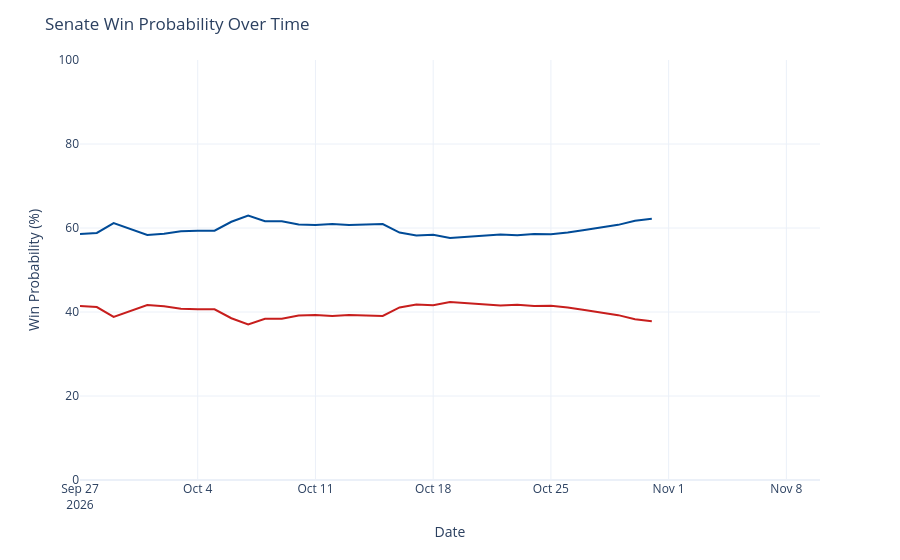

The notebook cell saved with this chart:
### Code cell
chance_over_time = output_ts[(output_ts['geo'] == 'US Senate') &
                             (output_ts['type'] == 'chance')]
chance_over_time['rep_chance'] = chance_over_time['y'].map(lambda x: 100 - x)
chance_over_time = chance_over_time.rename({'y': 'Democrats', 'rep_chance': 'Republicans'}, axis=1)
chance_time_ser = px.line(chance_over_time, x='date', y=['Democrats', 'Republicans'], template='plotly_white',
                         color_discrete_map={'Democrats': '#004b97', 'Republicans': '#c71e1d'},)
chance_time_ser.update_traces(hovertemplate="%{y:.1f}%")
chance_time_ser.update_layout(
    xaxis=dict(range=[pd.to_datetime('2026-09-27'), pd.to_datetime('2026-11-10')]),
    yaxis=dict(range=[0, 100]),
    xaxis_title='Date',
    yaxis_title='Win Probability (%)',
    title=dict(text="Senate Win Probability Over Time"),
    hovermode="x",
    showlegend=False
)
chance_time_ser

### Figure 1 — Plotly figure (JSON) as saved in the notebook; plotly's stock layout.template omitted (floating-point values rounded to 4 significant figures)
{"data": [{"hovertemplate": "%{y:.1f}%", "legendgroup": "Democrats", "line": {"color": "#004b97", "dash": "solid"}, "marker": {"symbol": "circle"}, "mode": "lines", "name": "Democrats", "orientation": "v", "showlegend": true, "type": "scatter", "x": ["2026-09-27", "2026-09-28", "2026-09-29", "2026-09-30", "2026-10-01", "2026-10-02", "2026-10-03", "2026-10-04", "2026-10-05", "2026-10-06", "2026-10-07", "2026-10-08", "2026-10-09", "2026-10-10", "2026-10-11", "2026-10-12", "2026-10-13", "2026-10-15", "2026-10-16", "2026-10-17", "2026-10-18", "2026-10-19", "2026-10-20", "2026-10-21", "2026-10-22", "2026-10-23", "2026-10-24", "2026-10-25", "2026-10-26", "2026-10-27", "2026-10-29", "2026-10-30", "2026-10-31"], "xaxis": "x", "y": [58.6, 58.83, 61.17, 59.8, 58.36, 58.64, 59.21, 59.34, 59.36, 61.49, 62.99, 61.61, 61.59, 60.85, 60.69, 60.92, 60.74, 60.95, 58.91, 58.21, 58.41, 57.61, 57.88, 58.25, 58.48, 58.3, 58.59, 58.54, 58.91, 59.54, 60.75, 61.7, 62.2], "yaxis": "y"}, {"hovertemplate": "%{y:.1f}%", "legendgroup": "Republicans", "line": {"color": "#c71e1d", "dash": "solid"}, "marker": {"symbol": "circle"}, "mode": "lines", "name": "Republicans", "orientation": "v", "showlegend": true, "type": "scatter", "x": ["2026-09-27", "2026-09-28", "2026-09-29", "2026-09-30", "2026-10-01", "2026-10-02", "2026-10-03", "2026-10-04", "2026-10-05", "2026-10-06", "2026-10-07", "2026-10-08", "2026-10-09", "2026-10-10", "2026-10-11", "2026-10-12", "2026-10-13", "2026-10-15", "2026-10-16", "2026-10-17", "2026-10-18", "2026-10-19", "2026-10-20", "2026-10-21", "2026-10-22", "2026-10-23", "2026-10-24", "2026-10-25", "2026-10-26", "2026-10-27", "2026-10-29", "2026-10-30", "2026-10-31"], "xaxis": "x", "y": [41.4, 41.17, 38.83, 40.2, 41.64, 41.36, 40.79, 40.66, 40.64, 38.51, 37.01, 38.39, 38.41, 39.15, 39.31, 39.08, 39.26, 39.05, 41.09, 41.79, 41.59, 42.39, 42.12, 41.75, 41.52, 41.7, 41.41, 41.46, 41.09, 40.46, 39.25, 38.3, 37.8], "yaxis": "y"}], "layout": {"hovermode": "x", "legend": {"title": {"text": "variable"}, "tracegroupgap": 0}, "margin": {"t": 60}, "showlegend": false, "title": {"text": "Senate Win Probability Over Time"}, "xaxis": {"anchor": "y", "domain": [0, 1], "range": ["2026-09-27T00:00:00", "2026-11-10T00:00:00"], "title": {"text": "Date"}}, "yaxis": {"anchor": "x", "domain": [0, 1], "range": [0, 100], "title": {"text": "Win Probability (%)"}}}}
